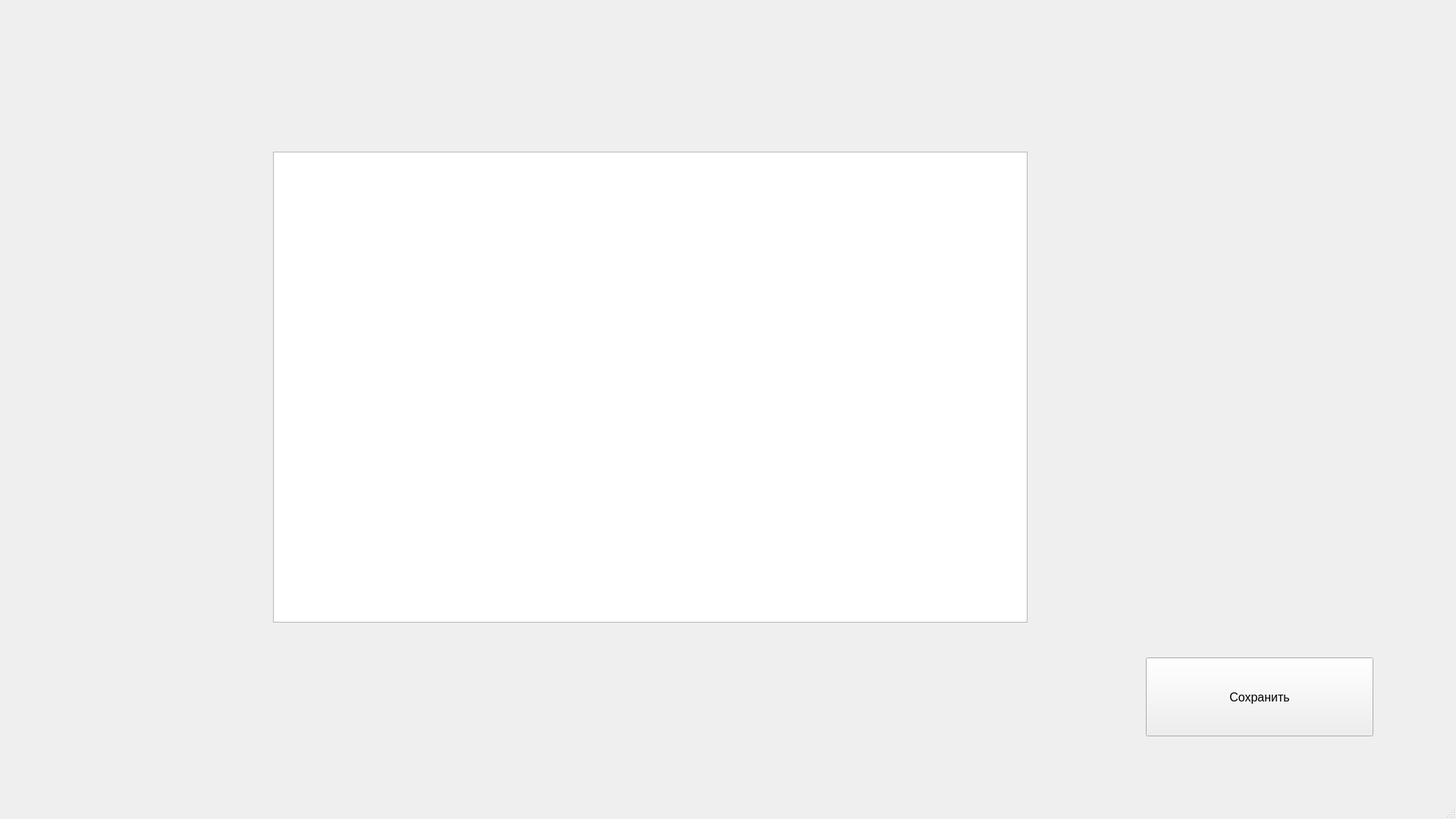
<?xml version="1.0" encoding="UTF-8"?>
<ui version="4.0">
 <class>MainWindow</class>
 <widget class="QMainWindow" name="MainWindow">
  <property name="geometry">
   <rect>
    <x>0</x>
    <y>0</y>
    <width>1920</width>
    <height>1080</height>
   </rect>
  </property>
  <property name="windowTitle">
   <string>MainWindow</string>
  </property>
  <widget class="QWidget" name="centralwidget">
   <widget class="QWidget" name="layoutWidget">
    <property name="geometry">
     <rect>
      <x>10</x>
      <y>0</y>
      <width>1901</width>
      <height>1021</height>
     </rect>
    </property>
    <layout class="QGridLayout" name="gridLayout">
     <item row="1" column="3">
      <spacer name="horizontalSpacer_2">
       <property name="orientation">
        <enum>Qt::Horizontal</enum>
       </property>
       <property name="sizeType">
        <enum>QSizePolicy::Fixed</enum>
       </property>
       <property name="sizeHint" stdset="0">
        <size>
         <width>300</width>
         <height>20</height>
        </size>
       </property>
      </spacer>
     </item>
     <item row="3" column="4">
      <spacer name="horizontalSpacer_3">
       <property name="orientation">
        <enum>Qt::Horizontal</enum>
       </property>
       <property name="sizeType">
        <enum>QSizePolicy::Fixed</enum>
       </property>
       <property name="sizeHint" stdset="0">
        <size>
         <width>100</width>
         <height>20</height>
        </size>
       </property>
      </spacer>
     </item>
     <item row="3" column="3">
      <widget class="QPushButton" name="btn_save">
       <property name="sizePolicy">
        <sizepolicy hsizetype="Preferred" vsizetype="Preferred">
         <horstretch>1</horstretch>
         <verstretch>1</verstretch>
        </sizepolicy>
       </property>
       <property name="font">
        <font>
         <family>Arial</family>
         <pointsize>12</pointsize>
        </font>
       </property>
       <property name="text">
        <string>Сохранить</string>
       </property>
      </widget>
     </item>
     <item row="0" column="1">
      <spacer name="verticalSpacer">
       <property name="orientation">
        <enum>Qt::Vertical</enum>
       </property>
       <property name="sizeType">
        <enum>QSizePolicy::Fixed</enum>
       </property>
       <property name="sizeHint" stdset="0">
        <size>
         <width>20</width>
         <height>200</height>
        </size>
       </property>
      </spacer>
     </item>
     <item row="1" column="0">
      <spacer name="horizontalSpacer">
       <property name="orientation">
        <enum>Qt::Horizontal</enum>
       </property>
       <property name="sizeType">
        <enum>QSizePolicy::Fixed</enum>
       </property>
       <property name="sizeHint" stdset="0">
        <size>
         <width>350</width>
         <height>20</height>
        </size>
       </property>
      </spacer>
     </item>
     <item row="4" column="1">
      <spacer name="verticalSpacer_2">
       <property name="orientation">
        <enum>Qt::Vertical</enum>
       </property>
       <property name="sizeType">
        <enum>QSizePolicy::Fixed</enum>
       </property>
       <property name="sizeHint" stdset="0">
        <size>
         <width>20</width>
         <height>50</height>
        </size>
       </property>
      </spacer>
     </item>
     <item row="1" column="1">
      <widget class="QTableWidget" name="table_users">
       <property name="sizePolicy">
        <sizepolicy hsizetype="Preferred" vsizetype="Preferred">
         <horstretch>6</horstretch>
         <verstretch>6</verstretch>
        </sizepolicy>
       </property>
       <property name="font">
        <font>
         <family>Arial</family>
         <pointsize>12</pointsize>
        </font>
       </property>
       <property name="sizeAdjustPolicy">
        <enum>QAbstractScrollArea::AdjustToContents</enum>
       </property>
      </widget>
     </item>
     <item row="2" column="3">
      <spacer name="verticalSpacer_3">
       <property name="orientation">
        <enum>Qt::Vertical</enum>
       </property>
       <property name="sizeHint" stdset="0">
        <size>
         <width>20</width>
         <height>40</height>
        </size>
       </property>
      </spacer>
     </item>
     <item row="1" column="2">
      <spacer name="horizontalSpacer_4">
       <property name="orientation">
        <enum>Qt::Horizontal</enum>
       </property>
       <property name="sizeHint" stdset="0">
        <size>
         <width>150</width>
         <height>20</height>
        </size>
       </property>
      </spacer>
     </item>
    </layout>
   </widget>
  </widget>
  <widget class="QMenuBar" name="menubar">
   <property name="geometry">
    <rect>
     <x>0</x>
     <y>0</y>
     <width>1920</width>
     <height>21</height>
    </rect>
   </property>
  </widget>
  <widget class="QStatusBar" name="statusbar"/>
 </widget>
 <resources/>
 <connections/>
</ui>
